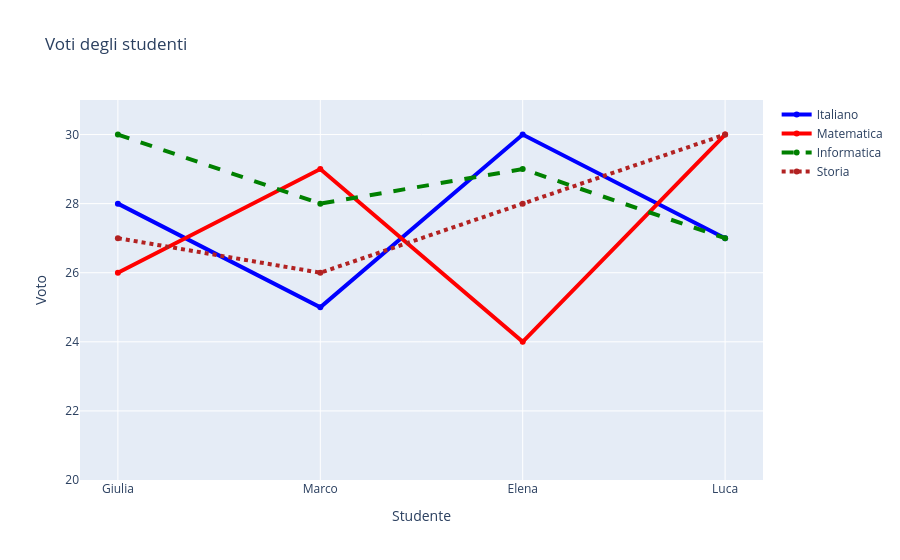

Notebook cell for this chart:
### Markdown cell above
GRAFICO CON PIù LINEE E MARCATORI

### Code cell
import plotly.graph_objects as go

# Nomi di studenti
studenti = ['Giulia', 'Marco', 'Elena', 'Luca']

# Voti in diverse materie (in trentesimi)
italiano = [28, 25, 30, 27]
matematica = [26, 29, 24, 30]
informatica = [30, 28, 29, 27]
storia = [27, 26, 28, 30]

fig = go.Figure()

fig.add_trace(go.Scatter(x=studenti, y=italiano, name="Italiano",
                         mode='lines+markers',
                         line=dict(color="blue", width=4)))

fig.add_trace(go.Scatter(x=studenti, y=matematica, name="Matematica",
                         mode='lines+markers',
                         line=dict(color="red", width=4)))

fig.add_trace(go.Scatter(x=studenti, y=informatica, name="Informatica",
                         mode='lines+markers',
                         line=dict(color="green", width=4, dash='dash')))

fig.add_trace(go.Scatter(x=studenti, y=storia, name="Storia",
                         mode='lines+markers',
                         line=dict(color="firebrick", width=4, dash='dot')))

fig.update_layout(
    title="Voti degli studenti",
    xaxis_title="Studente",
    yaxis_title="Voto",
    yaxis=dict(range=[20, 31])
)

fig.show()

### Figure 1 — Plotly figure (JSON) as saved in the notebook; plotly's stock layout.template omitted (floating-point values rounded to 4 significant figures)
{"data": [{"line": {"color": "blue", "width": 4}, "mode": "lines+markers", "name": "Italiano", "type": "scatter", "x": ["Giulia", "Marco", "Elena", "Luca"], "y": [28, 25, 30, 27]}, {"line": {"color": "red", "width": 4}, "mode": "lines+markers", "name": "Matematica", "type": "scatter", "x": ["Giulia", "Marco", "Elena", "Luca"], "y": [26, 29, 24, 30]}, {"line": {"color": "green", "dash": "dash", "width": 4}, "mode": "lines+markers", "name": "Informatica", "type": "scatter", "x": ["Giulia", "Marco", "Elena", "Luca"], "y": [30, 28, 29, 27]}, {"line": {"color": "firebrick", "dash": "dot", "width": 4}, "mode": "lines+markers", "name": "Storia", "type": "scatter", "x": ["Giulia", "Marco", "Elena", "Luca"], "y": [27, 26, 28, 30]}], "layout": {"title": {"text": "Voti degli studenti"}, "xaxis": {"title": {"text": "Studente"}}, "yaxis": {"range": [20, 31], "title": {"text": "Voto"}}}}
